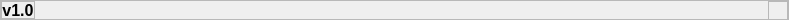
     <widget class="QFrame" name="footerFrame">
      <property name="minimumSize">
       <size>
        <width>0</width>
        <height>20</height>
       </size>
      </property>
      <property name="maximumSize">
       <size>
        <width>16777215</width>
        <height>20</height>
       </size>
      </property>
      <property name="frameShape">
       <enum>QFrame::Shape::StyledPanel</enum>
      </property>
      <property name="frameShadow">
       <enum>QFrame::Shadow::Raised</enum>
      </property>
      <layout class="QHBoxLayout" name="horizontalLayout">
       <property name="spacing">
        <number>0</number>
       </property>
       <property name="leftMargin">
        <number>0</number>
       </property>
       <property name="topMargin">
        <number>0</number>
       </property>
       <property name="rightMargin">
        <number>0</number>
       </property>
       <property name="bottomMargin">
        <number>0</number>
       </property>
       <item alignment="Qt::AlignmentFlag::AlignLeft|Qt::AlignmentFlag::AlignBottom">
        <widget class="QFrame" name="footerVersionFrame">
         <property name="frameShape">
          <enum>QFrame::Shape::StyledPanel</enum>
         </property>
         <property name="frameShadow">
          <enum>QFrame::Shadow::Raised</enum>
         </property>
         <layout class="QHBoxLayout" name="horizontalLayout_2">
          <property name="spacing">
           <number>0</number>
          </property>
          <property name="leftMargin">
           <number>0</number>
          </property>
          <property name="topMargin">
           <number>0</number>
          </property>
          <property name="rightMargin">
           <number>0</number>
          </property>
          <property name="bottomMargin">
           <number>0</number>
          </property>
          <item>
           <widget class="QLabel" name="label">
            <property name="font">
             <font>
              <pointsize>12</pointsize>
              <bold>true</bold>
             </font>
            </property>
            <property name="text">
             <string>v1.0</string>
            </property>
            <property name="alignment">
             <set>Qt::AlignmentFlag::AlignCenter</set>
            </property>
           </widget>
          </item>
         </layout>
        </widget>
       </item>
       <item>
        <spacer name="horizontalSpacer">
         <property name="orientation">
          <enum>Qt::Orientation::Horizontal</enum>
         </property>
         <property name="sizeHint" stdset="0">
          <size>
           <width>733</width>
           <height>15</height>
          </size>
         </property>
        </spacer>
       </item>
       <item>
        <widget class="QFrame" name="sizeGripFrame">
         <property name="minimumSize">
          <size>
           <width>20</width>
           <height>20</height>
          </size>
         </property>
         <property name="maximumSize">
          <size>
           <width>20</width>
           <height>20</height>
          </size>
         </property>
         <property name="styleSheet">
          <string notr="true">QSizeGrip{
	background: transparent;
	border: none;
}</string>
         </property>
         <property name="frameShape">
          <enum>QFrame::Shape::StyledPanel</enum>
         </property>
         <property name="frameShadow">
          <enum>QFrame::Shadow::Raised</enum>
         </property>
        </widget>
       </item>
      </layout>
     </widget>
